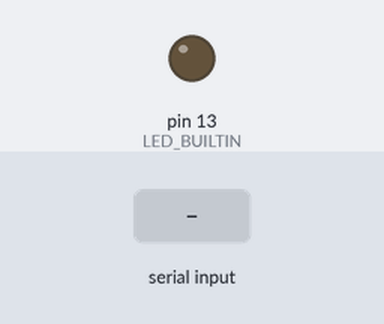
Bench run of a sketch on a simulated Arduino Uno, built with avr-gcc and run on an emulated ATmega328P. Parts: output pins drawn as LEDs (lit = HIGH). The inputs (shaded band) are chosen by the test bench. What the sketch prints to the serial monitor is not drawn.

Above: at 2.2 s.
2.3 s: "90,45\n" received over Serial
At 2.8 s:
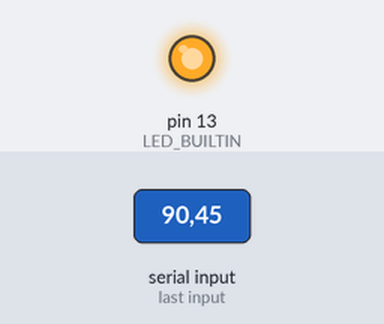
3.8 s: "30,150\n" received over Serial
At 5.0 s:
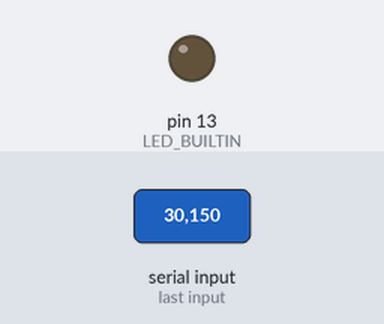
5.3 s: "1,90\n" received over Serial
At 6.3 s:
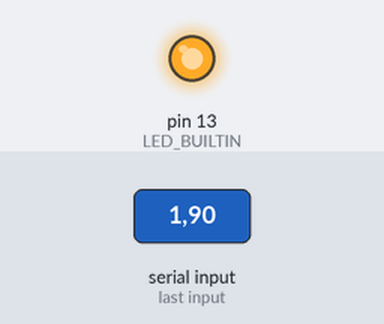
Timing chart, 0 to 8.3 s (numbered marks = the images above; inputs shaded):
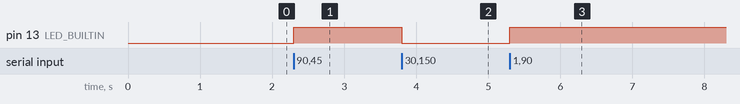

The sketch:

sketch_feb13a.ino
```cpp
#include <SoftwareSerial.h>

// SoftwareSerial(RX, TX)
// RXは使わないので適当なピンでOK（D10など）
// TXはD11（あなたがMDDS10へ繋いだピン）
SoftwareSerial mdds(10, 11);

const uint8_t ADDR = 0;           // DIPのアドレス（0-7）
const uint32_t PC_BAUD = 115200;  // PC <-> UNO (USB)
const uint32_t MDDS_BAUD = 57600; // UNO -> MDDS10（あなたの環境で動いた値）
const uint16_t FAILSAFE_MS = 200; // 途切れたら停止

uint8_t toCmd(int speed) {        // -127..+127 (0 stop)
  if (speed > 127) speed = 127;
  if (speed < -127) speed = -127;
  return (uint8_t)(127 + speed);  // 127=stop
}

// motor: 0=Left, 1=Right
void sendPacket(uint8_t motor, int speed) {
  uint8_t h = 0x55;
  uint8_t ch_addr = ((motor & 0x01) << 3) | (ADDR & 0x07);
  uint8_t cmd = toCmd(speed);
  uint8_t sum = (uint8_t)(h + ch_addr + cmd);

  mdds.write(h);
  mdds.write(ch_addr);
  mdds.write(cmd);
  mdds.write(sum);
}

void stopBoth() {
  sendPacket(0, 0);
  sendPacket(1, 0);
}

// ---- PCから "L,R\n" を受ける ----
String lineBuf;
uint32_t lastCmdMs = 0;

bool parseLine(const String& s, int &L, int &R) {
  int comma = s.indexOf(',');
  if (comma < 0) return false;
  String a = s.substring(0, comma);
  String b = s.substring(comma + 1);
  a.trim(); b.trim();
  L = a.toInt();
  R = b.toInt();
  if (L > 127) L = 127; if (L < -127) L = -127;
  if (R > 127) R = 127; if (R < -127) R = -127;
  return true;
}

void setup() {
  pinMode(LED_BUILTIN, OUTPUT);
  digitalWrite(LED_BUILTIN, LOW);

  Serial.begin(PC_BAUD);   // PCと会話
  mdds.begin(MDDS_BAUD);   // MDDS10へ送信

  delay(1000);             // MDDS10起動待ち（重要）
  stopBoth();
  lastCmdMs = millis();

  Serial.println("READY: send \"L,R\\n\"  (-127..127)");
}

void loop() {
  while (Serial.available()) {
    char c = (char)Serial.read();
    if (c == '\n') {
      int L, R;
      if (parseLine(lineBuf, L, R)) {
        sendPacket(0, L);
        sendPacket(1, R);
        lastCmdMs = millis();
        digitalWrite(LED_BUILTIN, !digitalRead(LED_BUILTIN)); // 受信のたび点滅
      }
      lineBuf = "";
    } else if (c != '\r') {
      if (lineBuf.length() < 32) lineBuf += c;
      else lineBuf = "";
    }
  }

  // 途切れたら停止
  if (millis() - lastCmdMs > FAILSAFE_MS) {
    stopBoth();
    lastCmdMs = millis();
  }
}
```

Measured:
- after the input at 2.3 s, pin 13 (LED_BUILTIN): LOW → HIGH at once
- after the input at 3.8 s, pin 13 (LED_BUILTIN): HIGH → LOW at once
- after the input at 5.3 s, pin 13 (LED_BUILTIN): LOW → HIGH at once
